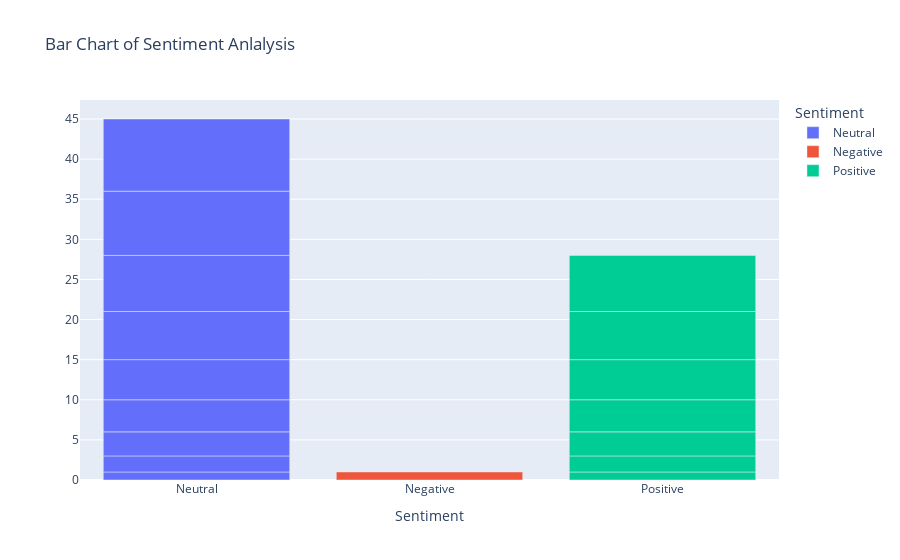

The code cell stored with this chart in its notebook:
### Code cell
import plotly.express as px
fig = px.bar(df, x="Sentiment",color='Sentiment', title='Bar Chart of Sentiment Anlalysis')
fig.show()

### Figure 1 — Plotly figure (JSON) as saved in the notebook; plotly's stock layout.template omitted (floating-point values rounded to 4 significant figures)
{"data": [{"alignmentgroup": "True", "hoverlabel": {"namelength": 0}, "hovertemplate": "Sentiment=%{x}", "legendgroup": "Neutral", "marker": {"color": "#636efa"}, "name": "Neutral", "offsetgroup": "Neutral", "orientation": "v", "showlegend": true, "textposition": "auto", "type": "bar", "x": ["Neutral", "Neutral", "Neutral", "Neutral", "Neutral", "Neutral", "Neutral", "Neutral", "Neutral", "Neutral"], "xaxis": "x", "yaxis": "y"}, {"alignmentgroup": "True", "hoverlabel": {"namelength": 0}, "hovertemplate": "Sentiment=%{x}", "legendgroup": "Negative", "marker": {"color": "#EF553B"}, "name": "Negative", "offsetgroup": "Negative", "orientation": "v", "showlegend": true, "textposition": "auto", "type": "bar", "x": ["Negative", "Negative"], "xaxis": "x", "yaxis": "y"}, {"alignmentgroup": "True", "hoverlabel": {"namelength": 0}, "hovertemplate": "Sentiment=%{x}", "legendgroup": "Positive", "marker": {"color": "#00cc96"}, "name": "Positive", "offsetgroup": "Positive", "orientation": "v", "showlegend": true, "textposition": "auto", "type": "bar", "x": ["Positive", "Positive", "Positive", "Positive", "Positive", "Positive", "Positive", "Positive"], "xaxis": "x", "yaxis": "y"}], "layout": {"barmode": "relative", "legend": {"title": {"text": "Sentiment"}, "tracegroupgap": 0}, "title": {"text": "Bar Chart of Sentiment Anlalysis"}, "xaxis": {"anchor": "y", "categoryarray": ["Neutral", "Negative", "Positive"], "categoryorder": "array", "domain": [0, 1], "title": {"text": "Sentiment"}}, "yaxis": {"anchor": "x", "domain": [0, 1]}}}
